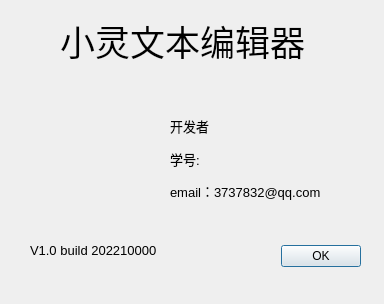
<?xml version="1.0" encoding="UTF-8"?>
<ui version="4.0">
 <class>AboutDialog</class>
 <widget class="QDialog" name="AboutDialog">
  <property name="geometry">
   <rect>
    <x>0</x>
    <y>0</y>
    <width>384</width>
    <height>304</height>
   </rect>
  </property>
  <property name="windowTitle">
   <string>Dialog</string>
  </property>
  <property name="styleSheet">
   <string notr="true"/>
  </property>
  <widget class="QDialogButtonBox" name="buttonBox">
   <property name="geometry">
    <rect>
     <x>0</x>
     <y>240</y>
     <width>361</width>
     <height>32</height>
    </rect>
   </property>
   <property name="orientation">
    <enum>Qt::Orientation::Horizontal</enum>
   </property>
   <property name="standardButtons">
    <set>QDialogButtonBox::StandardButton::Ok</set>
   </property>
  </widget>
  <widget class="QLabel" name="label">
   <property name="geometry">
    <rect>
     <x>60</x>
     <y>10</y>
     <width>251</width>
     <height>61</height>
    </rect>
   </property>
   <property name="font">
    <font>
     <pointsize>26</pointsize>
    </font>
   </property>
   <property name="text">
    <string>小灵文本编辑器</string>
   </property>
  </widget>
  <widget class="QLabel" name="label_5">
   <property name="geometry">
    <rect>
     <x>20</x>
     <y>80</y>
     <width>141</width>
     <height>141</height>
    </rect>
   </property>
   <property name="styleSheet">
    <string notr="true">border-image: url(:/img/logo.png);</string>
   </property>
   <property name="text">
    <string/>
   </property>
  </widget>
  <widget class="QLabel" name="label_6">
   <property name="geometry">
    <rect>
     <x>30</x>
     <y>240</y>
     <width>141</width>
     <height>20</height>
    </rect>
   </property>
   <property name="font">
    <font>
     <pointsize>10</pointsize>
    </font>
   </property>
   <property name="text">
    <string>V1.0 build 202210000</string>
   </property>
  </widget>
  <widget class="QWidget" name="layoutWidget">
   <property name="geometry">
    <rect>
     <x>170</x>
     <y>113</y>
     <width>191</width>
     <height>91</height>
    </rect>
   </property>
   <layout class="QVBoxLayout" name="verticalLayout">
    <item>
     <widget class="QLabel" name="label_2">
      <property name="font">
       <font>
        <pointsize>10</pointsize>
       </font>
      </property>
      <property name="text">
       <string>开发者</string>
      </property>
     </widget>
    </item>
    <item>
     <widget class="QLabel" name="label_4">
      <property name="font">
       <font>
        <pointsize>10</pointsize>
       </font>
      </property>
      <property name="text">
       <string>学号:</string>
      </property>
     </widget>
    </item>
    <item>
     <widget class="QLabel" name="label_3">
      <property name="font">
       <font>
        <pointsize>10</pointsize>
       </font>
      </property>
      <property name="text">
       <string>email：3737832@qq.com</string>
      </property>
     </widget>
    </item>
   </layout>
  </widget>
 </widget>
 <resources/>
 <connections>
  <connection>
   <sender>buttonBox</sender>
   <signal>accepted()</signal>
   <receiver>AboutDialog</receiver>
   <slot>accept()</slot>
   <hints>
    <hint type="sourcelabel">
     <x>248</x>
     <y>254</y>
    </hint>
    <hint type="destinationlabel">
     <x>157</x>
     <y>274</y>
    </hint>
   </hints>
  </connection>
  <connection>
   <sender>buttonBox</sender>
   <signal>rejected()</signal>
   <receiver>AboutDialog</receiver>
   <slot>reject()</slot>
   <hints>
    <hint type="sourcelabel">
     <x>316</x>
     <y>260</y>
    </hint>
    <hint type="destinationlabel">
     <x>286</x>
     <y>274</y>
    </hint>
   </hints>
  </connection>
 </connections>
</ui>
